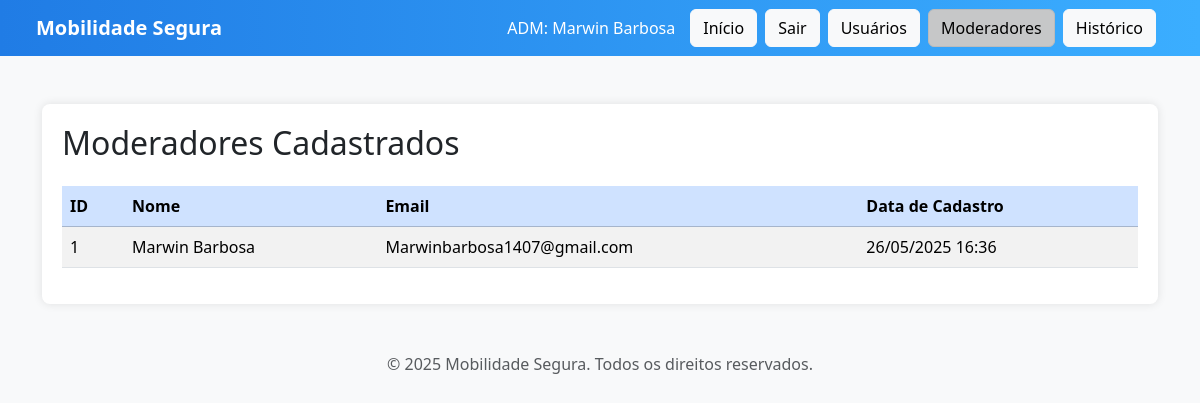
/moderadores.php (signed in), run on the app's committed database.
### tables this page shows
CREATE TABLE `moderadores` (
  `id_adm` int(11) NOT NULL,
  `nome_adm` varchar(100) NOT NULL,
  `email_adm` varchar(100) NOT NULL,
  `senha_adm` varchar(255) NOT NULL,
  `data_cadastro_adm` datetime DEFAULT current_timestamp()
);

### moderadores.php (the view, shortened to what this page needs)
<?php
include 'conexao.php';
$sql = "SELECT id_adm, nome_adm, email_adm, data_cadastro_adm FROM moderadores ORDER BY data_cadastro_Adm DESC";
$result = mysqli_query($conn, $sql);
$sql_adm = "SELECT nome_adm FROM moderadores WHERE id_adm = '".$_SESSION['id_adm']."'";
$result_adm = mysqli_query($conn, $sql_adm);
$nome_adm = ($result_adm && mysqli_num_rows($result_adm) > 0) ? mysqli_fetch_assoc($result_adm)['nome_adm'] : 'Administrador';
?>
<!DOCTYPE html>
<html lang="pt-br">
<head>
    <link href="https://cdn.jsdelivr.net/npm/bootstrap@5.3.3/dist/css/bootstrap.min.css" rel="stylesheet">
</head>
<body class="bg-light">
<nav class="navbar navbar-expand-lg navbar-custom text-white px-4">
    <div class="container-fluid">
        <a class="navbar-brand text-white fw-bold" href="#">Mobilidade Segura</a>
        <div class="d-flex align-items-center">
            <span class="user-info">ADM: <?= htmlspecialchars($nome_adm) ?></span>
            <a class="btn btn-light me-2" href="adm.php">Início</a>
            <a class="btn btn-light me-2" href="sair_adm.php">Sair</a>
            <a class="btn btn-light me-2" href="usuarios.php">Usuários</a>
            <a class="btn btn-light me-2 active" href="moderadores.php">Moderadores</a>
            <a class="btn btn-light me-2" href="historico_acoes.php">Histórico</a>
        </div>
    </div>
</nav>
<div class="container mt-5">
    <div class="table-container">
        <h2 class="mb-4">Moderadores Cadastrados</h2>
        <?php if (mysqli_num_rows($result) > 0): ?>
            <div class="table-responsive">
                <table class="table table-striped table-hover">
                    <thead class="table-primary">
                        <tr>
                            <th>ID</th>
                            <th>Nome</th>
                            <th>Email</th>
                            <th>Data de Cadastro</th>
                        </tr>
                    </thead>
                    <tbody>
                        <?php while ($row = mysqli_fetch_assoc($result)): ?>
                            <tr>
                                <td><?= $row['id_adm'] ?></td>
                                <td><?= htmlspecialchars($row['nome_adm']) ?></td>
                                <td><?= htmlspecialchars($row['email_adm']) ?></td>
                                <td><?= date('d/m/Y H:i', strtotime($row['data_cadastro_adm'])) ?></td>
                            </tr>
                        <?php endwhile; ?>
                    </tbody>
                </table>
            </div>
        <?php else: ?>
            <div class="alert alert-info" role="alert">
                Nenhum moderador encontrado.
            </div>
        <?php endif; ?>
    </div>
</div>
<footer class="text-center mt-5 mb-3 text-muted">
    © 2025 Mobilidade Segura. Todos os direitos reservados.
</footer>
</body>
</html>

### moderadores.php (style rules this page uses)
.navbar-custom { background: linear-gradient(to right, #207ce5, #3baeff); }
.user-info { color: white; margin-right: 15px; align-self: center; }
.table-container { background-color: white; border-radius: 8px; box-shadow: 0 0 10px rgba(0,0,0,0.1); padding: 20px; }

### data on the page
moderadores: nome_adm "Marwin Barbosa", id_adm "1", email_adm "Marwinbarbosa1407@gmail.com", data_cadastro_adm "26/05/2025 16:36"
